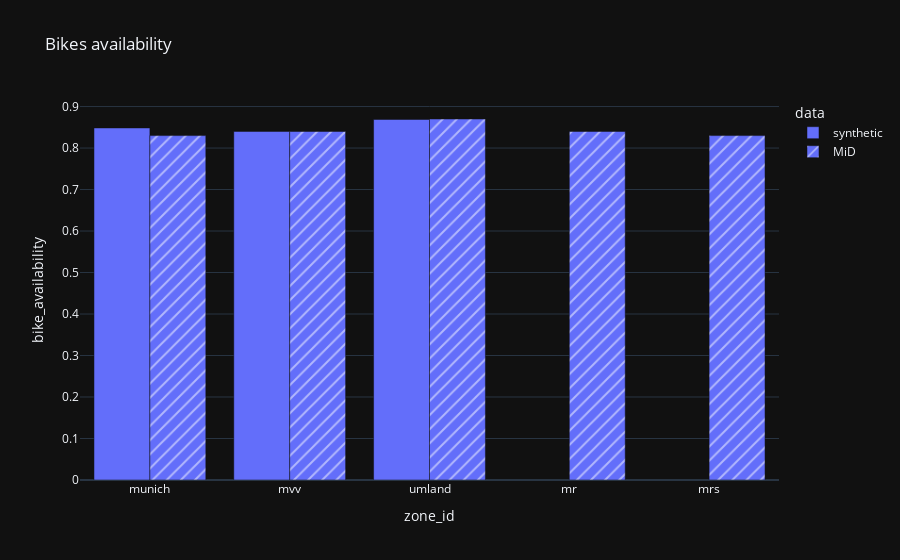

The notebook cell saved with this chart:
### Markdown cell above
### Bike availability (Table 2)

### Code cell
df = home_zones(df_persons[["household_id", "bike_availability"]], ["mvv", "munich", "umland"])
df["bike_availability"] = df["bike_availability"] == "all"
df = df.groupby("zone_id")["bike_availability"].mean().reset_index().assign(data = "synthetic")

df = pd.concat([df, pd.DataFrame.from_records([
    { "zone_id": "mvv", "bike_availability": 0.84, "data": "MiD" },
    { "zone_id": "munich", "bike_availability": 0.83, "data": "MiD" },
    { "zone_id": "umland", "bike_availability": 0.87, "data": "MiD" },
    { "zone_id": "mr", "bike_availability": 0.84, "data": "MiD" },
    { "zone_id": "mrs", "bike_availability": 0.83, "data": "MiD" },

])])

px.bar(
    df, x = "zone_id", y = "bike_availability", pattern_shape = "data", barmode = "group",
    title = "Bikes availability"
)

### Figure 1 — Plotly figure (JSON) as saved in the notebook; plotly's stock layout.template omitted (floating-point values rounded to 4 significant figures)
{"data": [{"alignmentgroup": "True", "hovertemplate": "data=synthetic<br>zone_id=%{x}<br>bike_availability=%{y}<extra></extra>", "legendgroup": "synthetic", "marker": {"color": "#636efa", "pattern": {"shape": ""}}, "name": "synthetic", "offsetgroup": "synthetic", "orientation": "v", "showlegend": true, "textposition": "auto", "type": "bar", "x": ["munich", "mvv", "umland"], "xaxis": "x", "y": [0.8485, 0.8401, 0.8689], "yaxis": "y"}, {"alignmentgroup": "True", "hovertemplate": "data=MiD<br>zone_id=%{x}<br>bike_availability=%{y}<extra></extra>", "legendgroup": "MiD", "marker": {"color": "#636efa", "pattern": {"shape": "/"}}, "name": "MiD", "offsetgroup": "MiD", "orientation": "v", "showlegend": true, "textposition": "auto", "type": "bar", "x": ["mvv", "munich", "umland", "mr", "mrs"], "xaxis": "x", "y": [0.84, 0.83, 0.87, 0.84, 0.83], "yaxis": "y"}], "layout": {"barmode": "group", "legend": {"title": {"text": "data"}, "tracegroupgap": 0}, "title": {"text": "Bikes availability"}, "xaxis": {"anchor": "y", "domain": [0, 1], "title": {"text": "zone_id"}}, "yaxis": {"anchor": "x", "domain": [0, 1], "title": {"text": "bike_availability"}}}}
